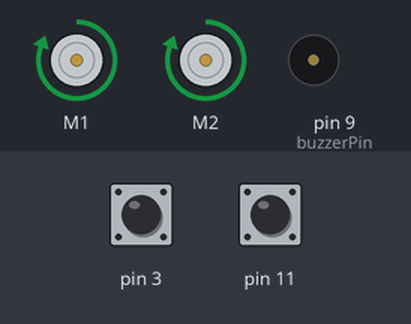
The sketch below on a simulated Arduino Uno, built with avr-gcc and run on an emulated ATmega328P. On the bench: 2 × DC motor (green arrow = forward, orange = backward, longer = faster), buzzer (waves = sounding). Inputs (shaded band) come from the test bench; at power-on: pin 3 HIGH, pin 11 HIGH.

Above: at 3.9 s.
4.0 s: pin 3 pulled LOW for 0.15 s
At 5.2 s:
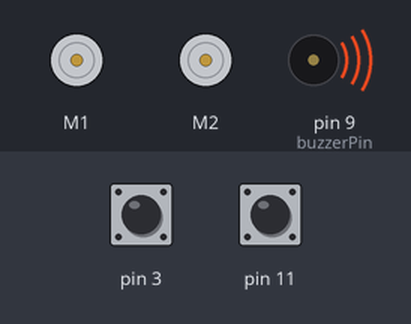
7.1 s: pin 11 pulled LOW for 3.2 s
At 7.5 s:
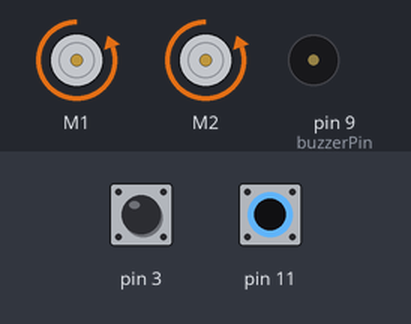
12.2 s: pin 11 pulled LOW for 0.15 s
At 14.1 s:
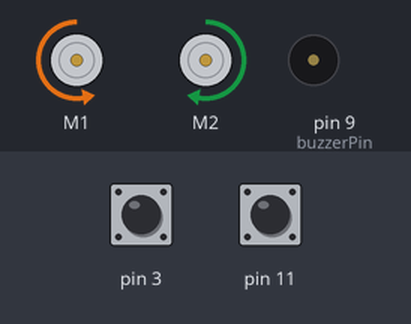
15.3 s: pin 11 pulled LOW for 1 s
At 15.85 s:
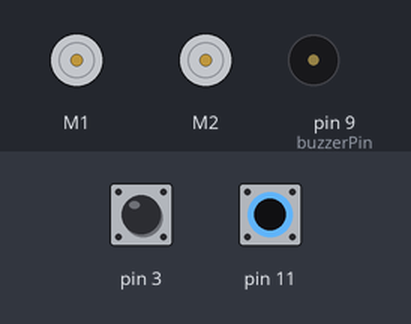
Timing chart, 0 to 18.9 s (numbered marks = the images above; inputs shaded):
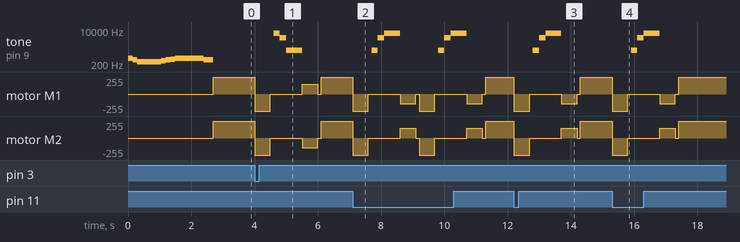

The sketch:

MGP_Bumper_Sounds.ino
```cpp
/* variation on the Bumper Sketch to add some sounds */

#include <RedBot.h>
RedBotMotors motors;

RedBotBumper lBumper = RedBotBumper(3);  // initialzes bumper object on pin 3
RedBotBumper rBumper = RedBotBumper(11); // initialzes bumper object on pin 11

int buttonPin = 12; // variable to store the button Pin

int lBumperState;  // state variable to store the bumper value
int rBumperState;  // state variable to store the bumper value

const int buzzerPin = 9;

void setup()
{
  pinMode(buzzerPin, OUTPUT);  // configures the buzzerPin as an OUTPUT
  toneDixie();
}

void loop()
{
  motors.drive(255);
  lBumperState = lBumper.read();  // default INPUT state is HIGH, it is LOW when bumped
  rBumperState = rBumper.read();  // default INPUT state is HIGH, it is LOW when bumped

    if (lBumperState == LOW) // left side is bumped/
  {
    reverse();    // backs up
    toneDown();
    turnRight();  // turns
  }

  if (rBumperState == LOW) // right side is bumped/
  {
    reverse();   // backs up
    toneUp();
    turnLeft();  // turns
  }

}

// reverse() function -- backs up at full power
void reverse()
{
  motors.drive(-255);
  delay(500);
  motors.brake();
  delay(100);  // short delay to let robot fully stop
}

// turnRight() function -- turns RedBot to the Right
void turnRight()
{
  motors.leftMotor(-150);  // spin CCW
  motors.rightMotor(-150); // spin CCW
  delay(500);
  motors.brake();
  delay(100);  // short delay to let robot fully stop
}

// turnRight() function -- turns RedBot to the Left
void turnLeft()
{
  motors.leftMotor(+150);  // spin CW
  motors.rightMotor(+150); // spin CW
  delay(500);
  motors.brake();
  delay(100);  // short delay to let robot fully stop
}

// toneUp() function
void toneUp()
{
  tone(buzzerPin, 1000);
  delay(200);
  noTone(buzzerPin);
  tone(buzzerPin, 4000);
  delay(200);
  noTone(buzzerPin);
  tone(buzzerPin, 7000);
  delay(500);
  noTone(buzzerPin);
}


// toneDown() function
void toneDown()
{
  tone(buzzerPin, 7000);
  delay(200);
  noTone(buzzerPin);
  tone(buzzerPin, 4000);
  delay(200);
  noTone(buzzerPin);
  tone(buzzerPin, 1000);
  delay(500);
  noTone(buzzerPin);
}


// toneDixie() function
void toneDixie()
{
  tone(buzzerPin, 392);
  delay(150);
  noTone(buzzerPin);
  tone(buzzerPin, 329);
  delay(150);
  noTone(buzzerPin);
  tone(buzzerPin, 262);
  delay(300);
  noTone(buzzerPin);
  tone(buzzerPin, 262);
  delay(300);
  noTone(buzzerPin);
  tone(buzzerPin, 262);
  delay(150);
  noTone(buzzerPin);
  tone(buzzerPin, 294);
  delay(150);
  noTone(buzzerPin);
  tone(buzzerPin, 329);
  delay(150);
  noTone(buzzerPin);
  tone(buzzerPin, 349);
  delay(150);
  noTone(buzzerPin);
  tone(buzzerPin, 392);
  delay(300);
  noTone(buzzerPin);
  tone(buzzerPin, 392);
  delay(300);
  noTone(buzzerPin);
  tone(buzzerPin, 392);
  delay(300);
  noTone(buzzerPin);
  tone(buzzerPin, 329);
  delay(300);
  noTone(buzzerPin);
}


/**********

  tone(buzzerPin, 392);
  delay(200);
  noTone(buzzerPin);
  tone(buzzerPin, 329);
  delay(200);
  noTone(buzzerPin);
  tone(buzzerPin, 262);
  delay(400);
  noTone(buzzerPin);
  tone(buzzerPin, 262);
  delay(400);
  noTone(buzzerPin);
  tone(buzzerPin, 262);
  delay(200);
  noTone(buzzerPin);
  tone(buzzerPin, 294);
  delay(200);
  noTone(buzzerPin);
  tone(buzzerPin, 329);
  delay(200);
  noTone(buzzerPin);
  tone(buzzerPin, 349);
  delay(200);
  noTone(buzzerPin);
  tone(buzzerPin, 392);
  delay(400);
  noTone(buzzerPin);
  tone(buzzerPin, 392);
  delay(400);
  noTone(buzzerPin);
  tone(buzzerPin, 392);
  delay(400);
  noTone(buzzerPin);
  tone(buzzerPin, 329);
  delay(400);
  noTone(buzzerPin);

**********/
```

Measured:
- after the input at 4.0 s, tone on pin 9 (buzzerPin): silent → 7000 Hz after 0.60 s, → 4000 Hz 0.20 s later, → 1000 Hz 0.20 s later, → silent 0.50 s later; motor M1: forward 255/255 → backward 255/255 at once, → stopped 0.50 s later, → forward 149/255 1.0 s later, → stopped 0.50 s later, … (5 changes in this stretch)
- after the input at 12.2 s, tone on pin 9 (buzzerPin): silent → 1000 Hz after 0.60 s, → 4000 Hz 0.20 s later, → 7000 Hz 0.20 s later, → silent 0.50 s later; motor M1: forward 255/255 → backward 255/255 at once, → stopped 0.50 s later, → backward 149/255 1.0 s later, → stopped 0.50 s later, … (5 changes in this stretch)
- after the input at 15.3 s, tone on pin 9 (buzzerPin): silent → 1000 Hz after 0.60 s, → 4000 Hz 0.20 s later, → 7000 Hz 0.20 s later, → silent 0.50 s later; motor M1: forward 255/255 → backward 255/255 at once, → stopped 0.50 s later, → backward 149/255 1.0 s later, → stopped 0.50 s later, … (5 changes in this stretch)
